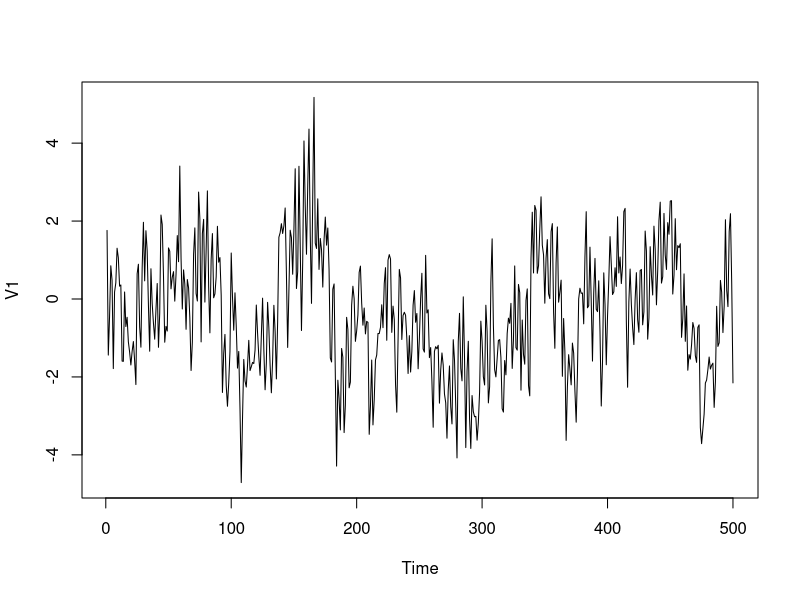
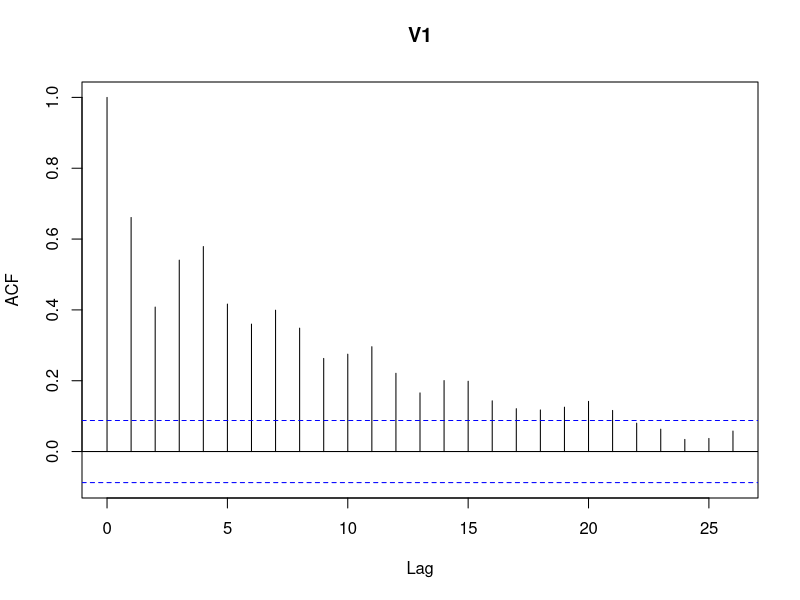
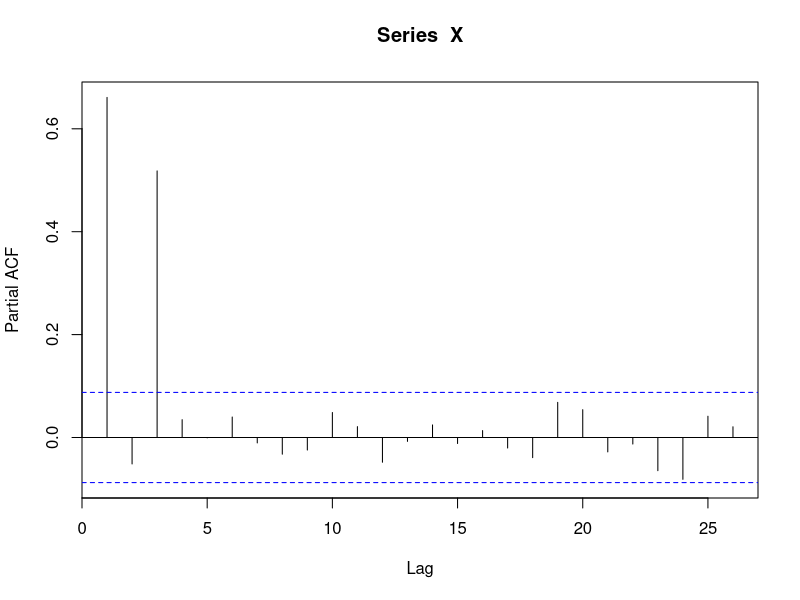
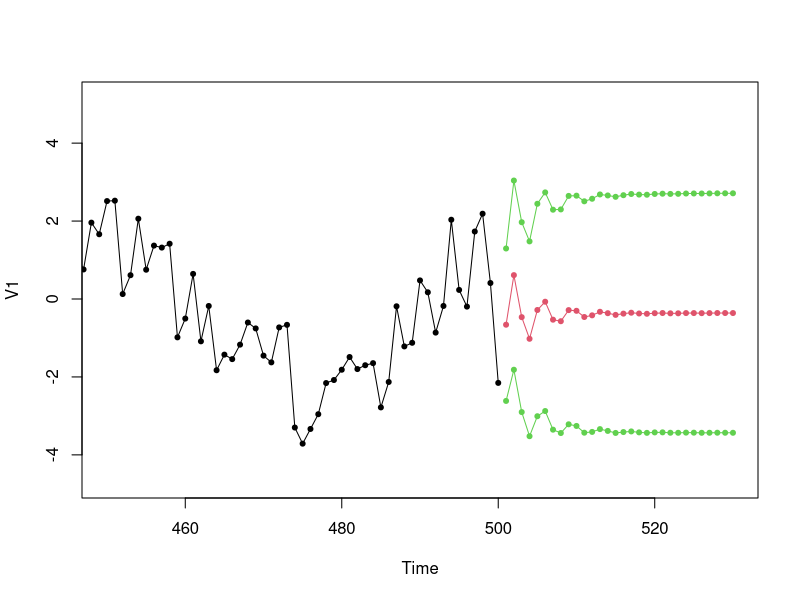
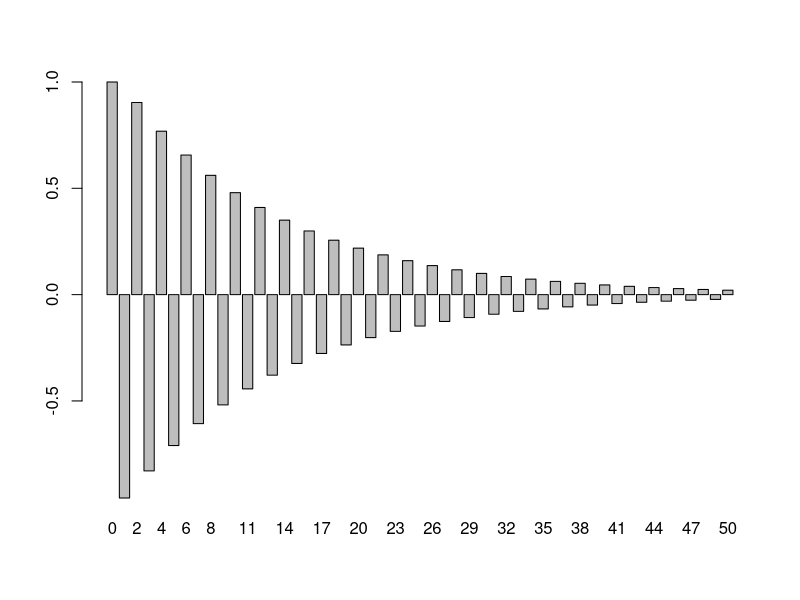
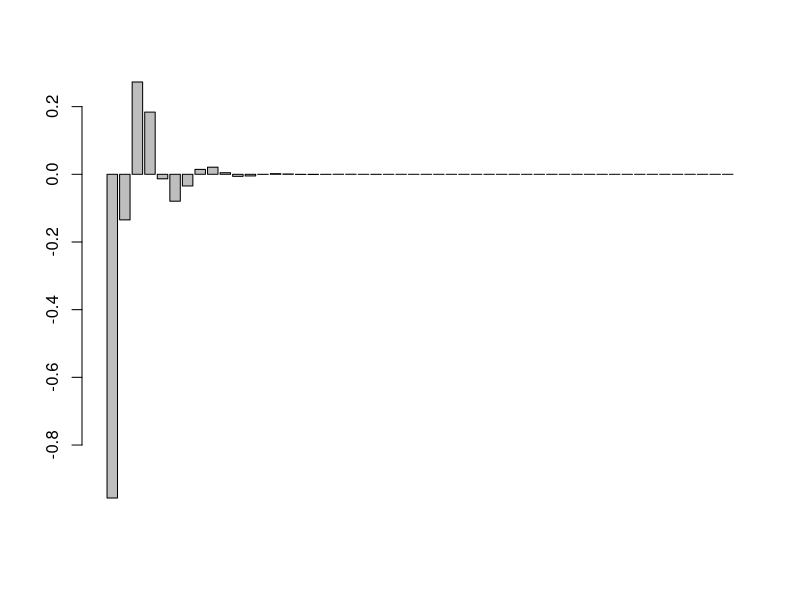
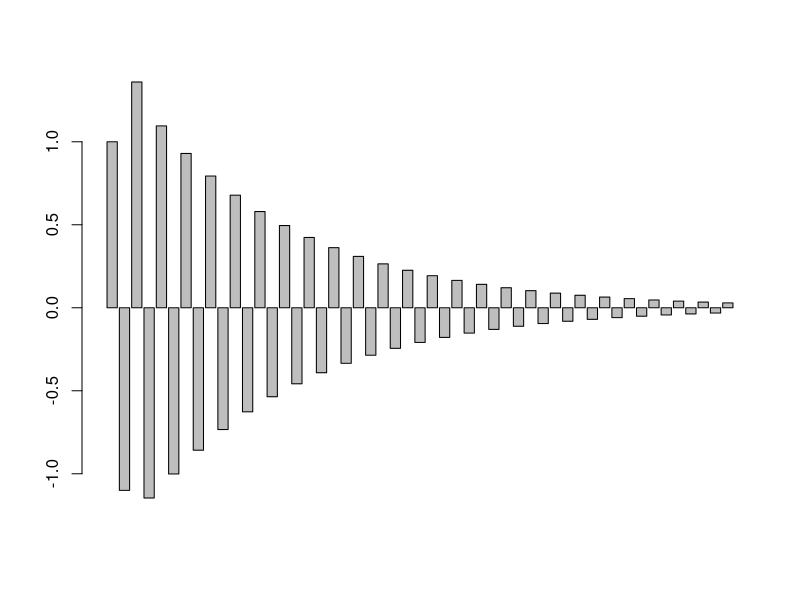
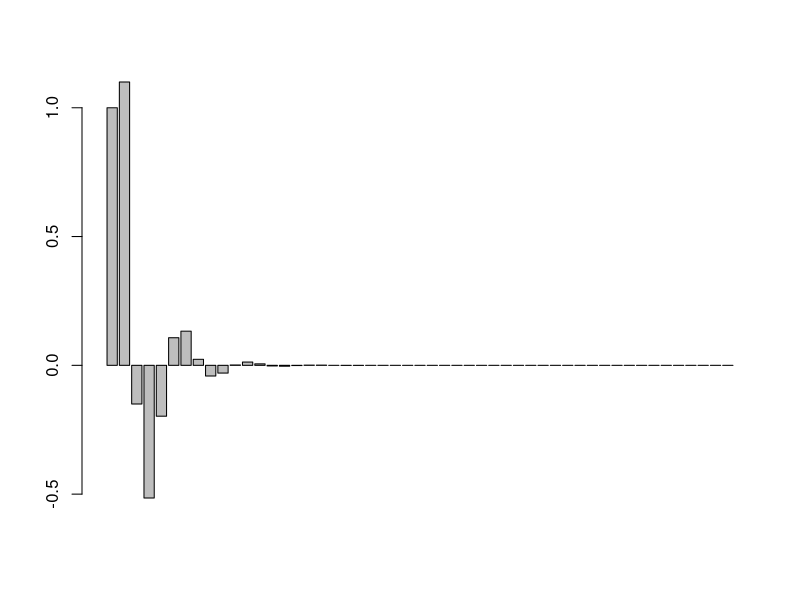

These figures' R source, in order:
# X=arima.sim(list(ar=c(.7,-.4,.5)) , 500)
# plot(X); acf(X); pacf(X)
# write.csv(X,"test2_data.csv")

#Q1
X=ts(read.csv('test_2_data.csv', header=FALSE))
plot(X)

#a.
acf(X); pacf(X)
# ACF tails-off; PACF cuts-off after lag 3 => AR(3) model

#b.
AR3.fit=arima(X,c(3,0,0))
AR3.pred=predict(AR3.fit,n.ahead=30)

#c.
plot(X,xlim=c(450,530),type='o', pch=20)
lines(AR3.pred$pred, col=2, pch=20, type='o')
lines(AR3.pred$pred+1.96*AR3.pred$se, col=3, pch=20, type='o')
lines(AR3.pred$pred-1.96*AR3.pred$se, col=3, pch=20, type='o')

#Q2

#a.
X.acf=ARMAacf(ar=c(-.6,.3), ma=c(-.5,.4), 50)
X.pacf=ARMAacf(ar=c(-.6,.3), ma=c(-.5,.4), 50, pacf=TRUE)
barplot(X.acf)
barplot(X.pacf)

#b.
X.MA=c(1,ARMAtoMA(ar=c(-.6,.3), ma=c(-.5,.4), 50))
barplot(X.MA)

#c.
# write model as W(t)=.5*W(t-1)-.4*W(t-2)+X(t)+.6*X(t-1)-.3*X(t-1)
# and find "causal" representation of W(t) w.r.t. "WN" X(t)
X.AR=c(1,ARMAtoMA(ar=c(.5,-.4), ma=c(.6,-.3), 50))
barplot(X.AR)


#d. 
# Since both models are defined w.r.t. the common WN {W(t)}
# the causal weights of their sum will add up
Y.MA=c(1,ARMAtoMA(ar=c(.5,.2), lag.max=50))
barplot(Y.MA+X.MA) # The ARMA 

#e.
# The variance of a causal series is equal to the sum of its 
# squared causal weights, multiplied with the WN variance
XY.var=sum( (Y.MA+X.MA)^2 )
